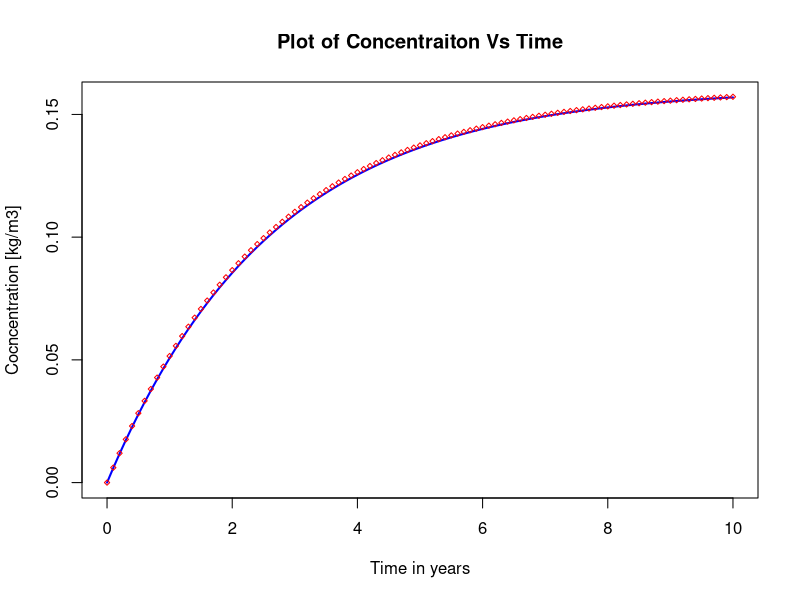

Generate this figure with R:

# Analytical Solution -----------------------------------------------------

#Clean your work space in R
 rm(list = ls()) # This code clean the R environment

# Optional, you can set your working directory
 #setwd("/Users/monikantobivabori/Documents/Computation Geology Lab/BoxModel")

 # Defining the parameters
 C0 = 0     # Initial concentration                                 [kg/m3]
 C1 = 0.2 # Concentration of pollutant in river 1                   [kg/m3]
 C2 = 0.1 # Concentration of pollutant in river 2                   [kg/m3]
 Q1 = 23.0E+6   # Discharge of river 1                              [m3/y]
 Q2 = 15.0E+6 # Discharge of river 2                                [m3/y]
 V = 1.0E+8 # Lake volume                                           [m3]

 #Let's simplify
 a = Q1*C1+Q2*C2
 b = Q1+Q2
 Ce = a/b

# Define your calculation time grid
 t = seq(0, 10, by=0.1)   # Calculation Time                        [Year]

# Perform your calculation 
 C = (a+(b*C0-a)*exp(-b*t/V))/b  # Concentration in the lake, C     [Kg/m3]

 # Plot the result
 plot(t,C, type = "l", col="Blue",lwd=2,xlab = 'Time in years', 
      ylab = 'Cocncentration [kg/m3]',
      main = "Plot of Concentraiton Vs Time")
 

# Numerical Solution ------------------------------------------------------

 dt = 0.1
 tn = seq(0,10,by=dt)
 Cn = rep(0, length(tn))
 Cn [1] = C0
 
 for (i in 2:length(Cn)) {
   Cn [i] = Cn[i-1]+(dt/V)*(a-b*Cn[i-1])
 }
  
 points(tn,Cn,pch=5, cex=0.5, col="Red")
 
 